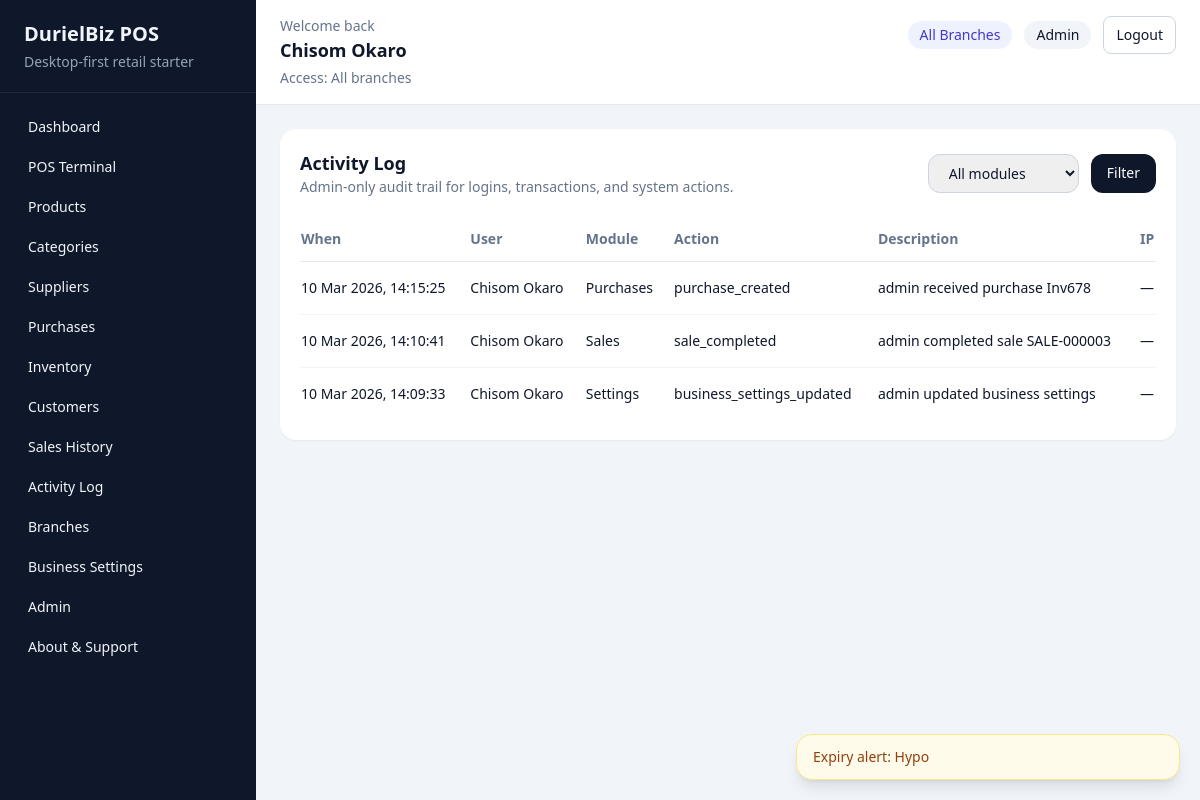
Page /accounts/activity-log/ (signed in) on the earlier database version.
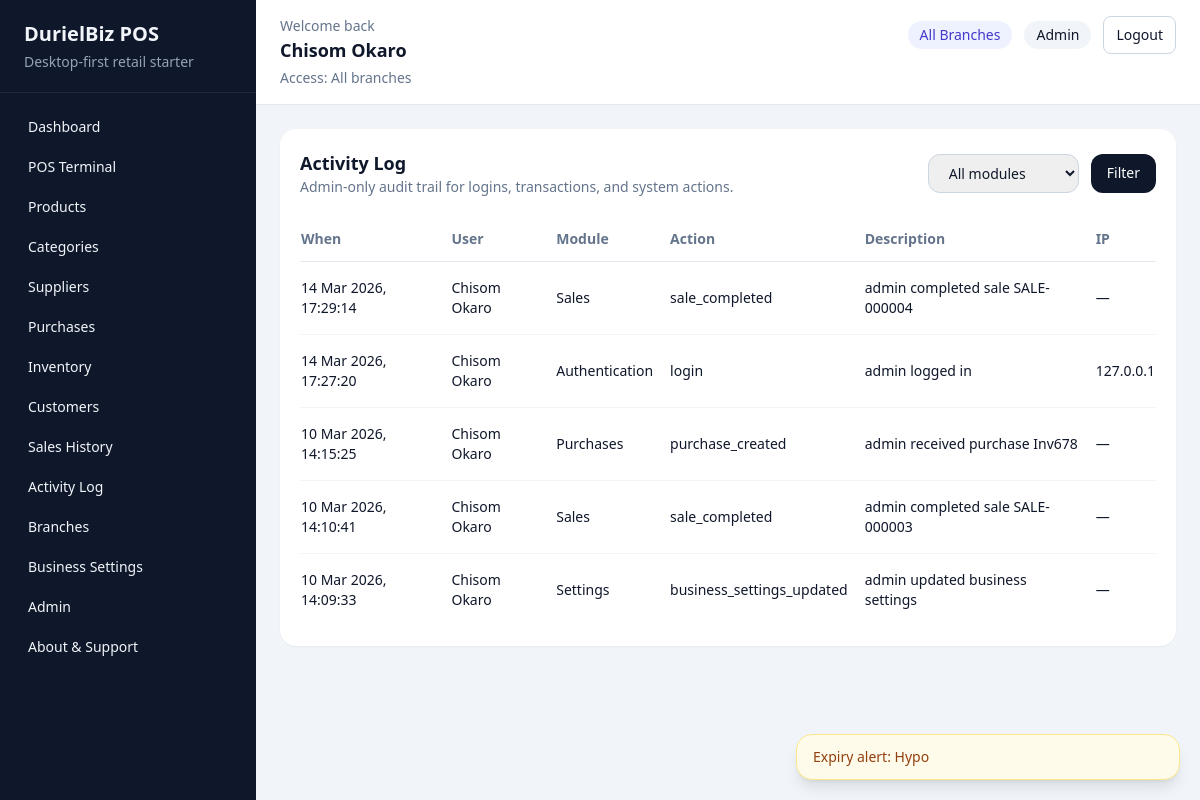
Same page on the later database version.
### accounts/models.py (models this page shows, shortened)
class User(AbstractUser):
    class Role(models.TextChoices):
        ADMIN = "admin", "Admin"
        MANAGER = "manager", "Manager"
        CASHIER = "cashier", "Cashier"
        INVENTORY = "inventory", "Inventory Officer"
    role = models.CharField(max_length=20, choices=Role.choices, default=Role.CASHIER)
    phone_number = models.CharField(max_length=20, blank=True)
    branch = models.ForeignKey(
        "reports.Branch",
        on_delete=models.SET_NULL,
        related_name="users",
        null=True,
        blank=True,
    )
    def __str__(self) -> str:
        return self.get_full_name() or self.username

class ActivityLog(models.Model):
    class Module(models.TextChoices):
        AUTH = "auth", "Authentication"
        SALES = "sales", "Sales"
        INVENTORY = "inventory", "Inventory"
        PRODUCTS = "products", "Products"
        PURCHASES = "purchases", "Purchases"
        USERS = "users", "Users"
        SETTINGS = "settings", "Settings"
    user = models.ForeignKey(
        User,
        on_delete=models.SET_NULL,
        related_name="activity_logs",
        null=True,
        blank=True,
    )
    module = models.CharField(max_length=20, choices=Module.choices)
    action = models.CharField(max_length=100)
    description = models.CharField(max_length=255)
    entity_type = models.CharField(max_length=100, blank=True)
    entity_id = models.PositiveIntegerField(null=True, blank=True)
    metadata = models.JSONField(default=dict, blank=True)
    ip_address = models.GenericIPAddressField(null=True, blank=True)
    created_at = models.DateTimeField(auto_now_add=True)
    class Meta:
        ordering = ["-created_at"]

### accounts/views.py (the view)
# urls.py: path("activity-log/", activity_log_list, name="activity-log"),
@login_required
@role_required(User.Role.ADMIN)
def activity_log_list(request):
    module = request.GET.get("module", "").strip()
    logs = ActivityLog.objects.select_related("user").order_by("-created_at")
    if module:
        logs = logs.filter(module=module)
    logs_page = paginate_queryset(request, logs, per_page=20)
    return render(
        request,
        "accounts/activity_log.html",
        {"logs": logs_page, "modules": ActivityLog.Module.choices, "selected_module": module},
    )

### accounts/permissions.py (called while the page is built)
def role_required(*allowed_roles):
    def decorator(view_func):
        @wraps(view_func)
        def _wrapped_view(request, *args, **kwargs):
            if not request.user.is_authenticated:
                return redirect("accounts:login")
            if request.user.role not in allowed_roles:
                messages.error(request, "You do not have permission to access that page.")
                return redirect(get_role_home_url(request.user))
            if request.user.role != User.Role.ADMIN and not getattr(request.user, "branch_id", None):
                messages.error(request, "Your account is not assigned to a branch.")
                return redirect("accounts:logout")
            return view_func(request, *args, **kwargs)
        return _wrapped_view
    return decorator

### pos_system/pagination.py (called while the page is built)
def paginate_queryset(request, queryset, *, per_page=10, page_param="page"):
    paginator = Paginator(queryset, per_page)
    page_number = request.GET.get(page_param, 1)
    try:
        page_obj = paginator.page(page_number)
    except PageNotAnInteger:
        page_obj = paginator.page(1)
    except EmptyPage:
        page_obj = paginator.page(paginator.num_pages)
    return page_obj

### reports/context_processors.py (called while the page is built)
def business_settings(request):
    return {"business_settings": BusinessSettings.get_solo()}

### reports/models.py (called while the page is built)
    @classmethod
    def get_solo(cls):
        settings, _ = cls.objects.get_or_create(pk=1)
        return settings

### templates/accounts/activity_log.html (shortened to what this page needs)
{% extends "base.html" %}
{% block content %}
    <section class="rounded-2xl bg-white p-5 shadow-sm">
        <div class="flex flex-col gap-4 lg:flex-row lg:items-center lg:justify-between">
            <div>
                <h3 class="text-lg font-semibold">Activity Log</h3>
                <p class="text-sm text-slate-500">Admin-only audit trail for logins, transactions, and system actions.</p>
            </div>
            <form method="get" class="flex gap-3">
                <select name="module" class="rounded-xl border border-slate-300 px-4 py-2 text-sm">
                    <option value="">All modules</option>
                </select>
                <button class="rounded-xl bg-slate-900 px-4 py-2 text-sm text-white">Filter</button>
            </form>
        </div>
        <div class="mt-5 overflow-x-auto">
            <table class="min-w-full divide-y divide-slate-200 text-sm">
                <thead>
                    <tr class="text-left text-slate-500">
                        <th class="py-3 pr-4">When</th>
                        <th class="py-3 pr-4">User</th>
                        <th class="py-3 pr-4">Module</th>
                        <th class="py-3 pr-4">Action</th>
                        <th class="py-3 pr-4">Description</th>
                        <th class="py-3">IP</th>
                    </tr>
                </thead>
                <tbody class="divide-y divide-slate-100">
                    {% for log in logs %}
                        <tr>
                            <td class="py-4 pr-4">{{ log.created_at|date:"d M Y, H:i:s" }}</td>
                            <td class="py-4 pr-4">{{ log.user|default:"System" }}</td>
                            <td class="py-4 pr-4">{{ log.get_module_display }}</td>
                            <td class="py-4 pr-4">{{ log.action }}</td>
                            <td class="py-4 pr-4">{{ log.description }}</td>
                            <td class="py-4">{{ log.ip_address|default:"—" }}</td>
                        </tr>
                    {% empty %}
                        <tr><td colspan="6" class="py-10 text-center text-slate-500">No activity recorded yet.</td></tr>
                    {% endfor %}
                </tbody>
            </table>
        </div>
    </section>
{% endblock %}

### templates/base.html (shortened to what this page needs)
<!DOCTYPE html>
<html lang="en">
<head>
    <script src="https://cdn.tailwindcss.com"></script>
</head>
<body class="min-h-screen bg-slate-100 text-slate-900">
    <div class="flex min-h-screen">
        <aside class="hidden w-64 bg-slate-900 text-slate-100 lg:block">
            <div class="border-b border-slate-800 px-6 py-5">
                <h1 class="text-xl font-semibold">DurielBiz POS</h1>
                <p class="mt-1 text-sm text-slate-400">Desktop-first retail starter</p>
            </div>
            <nav class="space-y-1 px-4 py-4 text-sm">
                {% if request.user.role == 'admin' or request.user.role == 'cashier' or request.user.role == 'manager' %}
                    <a href="{% url 'reports:dashboard' %}" class="block rounded-lg px-3 py-2 hover:bg-slate-800">Dashboard</a>
                {% endif %}
                {% if request.user.role == 'admin' or request.user.role == 'cashier' %}
                    <a href="{% url 'sales:pos' %}" class="block rounded-lg px-3 py-2 hover:bg-slate-800">POS Terminal</a>
                {% endif %}
                {% if request.user.role == 'admin' or request.user.role == 'inventory' %}
                    <a href="{% url 'products:list' %}" class="block rounded-lg px-3 py-2 hover:bg-slate-800">Products</a>
                    <a href="{% url 'products:category-list' %}" class="block rounded-lg px-3 py-2 hover:bg-slate-800">Categories</a>
                    <a href="{% url 'suppliers:list' %}" class="block rounded-lg px-3 py-2 hover:bg-slate-800">Suppliers</a>
                    <a href="{% url 'purchases:list' %}" class="block rounded-lg px-3 py-2 hover:bg-slate-800">Purchases</a>
                    <a href="{% url 'inventory:overview' %}" class="block rounded-lg px-3 py-2 hover:bg-slate-800">Inventory</a>
                {% endif %}
                {% if request.user.role == 'admin' %}
                    <a href="{% url 'sales:customer-list' %}" class="block rounded-lg px-3 py-2 hover:bg-slate-800">Customers</a>
                    <a href="{% url 'sales:history' %}" class="block rounded-lg px-3 py-2 hover:bg-slate-800">Sales History</a>
                    <a href="{% url 'accounts:activity-log' %}" class="block rounded-lg px-3 py-2 hover:bg-slate-800">Activity Log</a>
                    <a href="{% url 'reports:branch-list' %}" class="block rounded-lg px-3 py-2 hover:bg-slate-800">Branches</a>
                    <a href="{% url 'reports:business-settings' %}" class="block rounded-lg px-3 py-2 hover:bg-slate-800">Business Settings</a>
                    <a href="{% url 'accounts:admin-center' %}" class="block rounded-lg px-3 py-2 hover:bg-slate-800">Admin</a>
                {% endif %}
                <a href="{% url 'accounts:about-support' %}" class="block rounded-lg px-3 py-2 hover:bg-slate-800">About & Support</a>
            </nav>
        </aside>
        <main class="flex-1">
            <header class="border-b border-slate-200 bg-white">
                <div class="flex flex-wrap items-start justify-between gap-4 px-4 py-4 sm:px-6">
                    <div class="flex items-start gap-3">
                        <div>
                        <p class="text-sm text-slate-500">Welcome back</p>
                        <h2 class="text-lg font-semibold">{{ request.user.get_full_name|default:request.user.username }}</h2>
                        <p class="mt-1 text-sm text-slate-500">
                            {% if request.user.role == 'admin' %}
                                Access: All branches
                            {% elif request.user.branch %}
                                Branch: {{ request.user.branch.name }}
                            {% else %}
                                Branch: Not assigned
                            {% endif %}
                        </p>
                    </div>
                    </div>
                    <div class="flex flex-wrap items-center justify-end gap-3 text-sm">
                        {% if request.user.role == 'admin' %}
                            <span class="rounded-full bg-indigo-50 px-3 py-1 text-indigo-700">All Branches</span>
                        {% elif request.user.branch %}
                            <span class="rounded-full bg-emerald-50 px-3 py-1 text-emerald-700">{{ request.user.branch.name }}</span>
                        {% endif %}
                        <span class="rounded-full bg-slate-100 px-3 py-1">{{ request.user.get_role_display|default:"User" }}</span>
                        <form method="post" action="{% url 'accounts:logout' %}">
                            <button class="rounded-lg border border-slate-300 px-3 py-2 hover:bg-slate-50">Logout</button>
                        </form>
                    </div>
                </div>
            </header>
            <div class="px-6 py-6">
                {% block content %}{% endblock %}
            </div>
        </main>
    </div>
    <div id="toastContainer" class="fixed bottom-5 right-5 z-50 flex w-full max-w-sm flex-col gap-3"></div>
</body>
</html>

### templates/includes/pagination.html (shortened to what this page needs)
{% load querystring %}

Differences in the rows shown:
added ActivityLog: created_at "14 Mar 2026, 17:29:14", user "Chisom Okaro", module "Sales", action "sale_completed", description "admin completed sale SALE-000004", ip_address "—"
added ActivityLog: created_at "14 Mar 2026, 17:27:20", user "Chisom Okaro", module "Authentication", action "login", description "admin logged in", ip_address "127.0.0.1"
